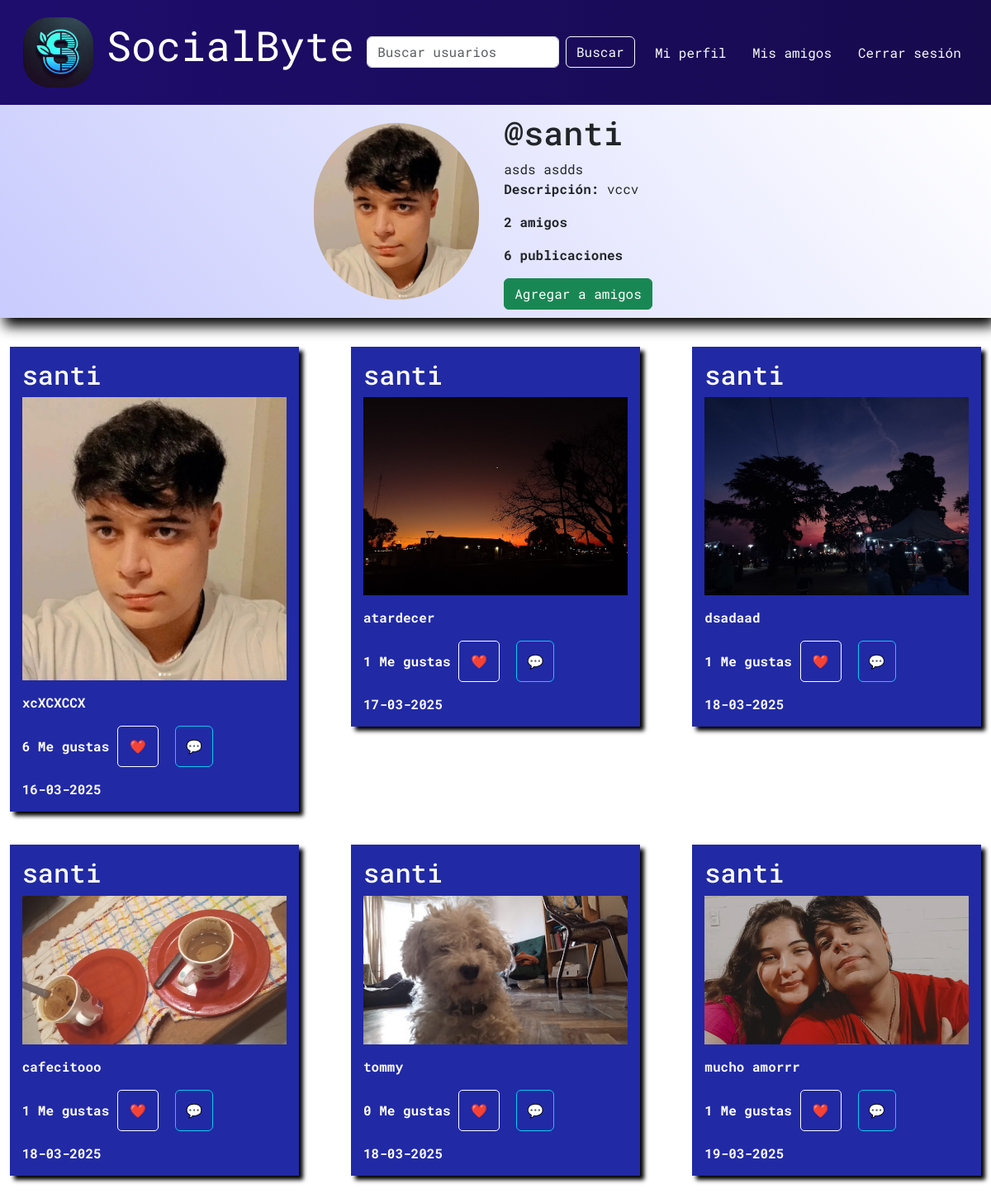
/usuario/7, run on an earlier commit of the app's database.
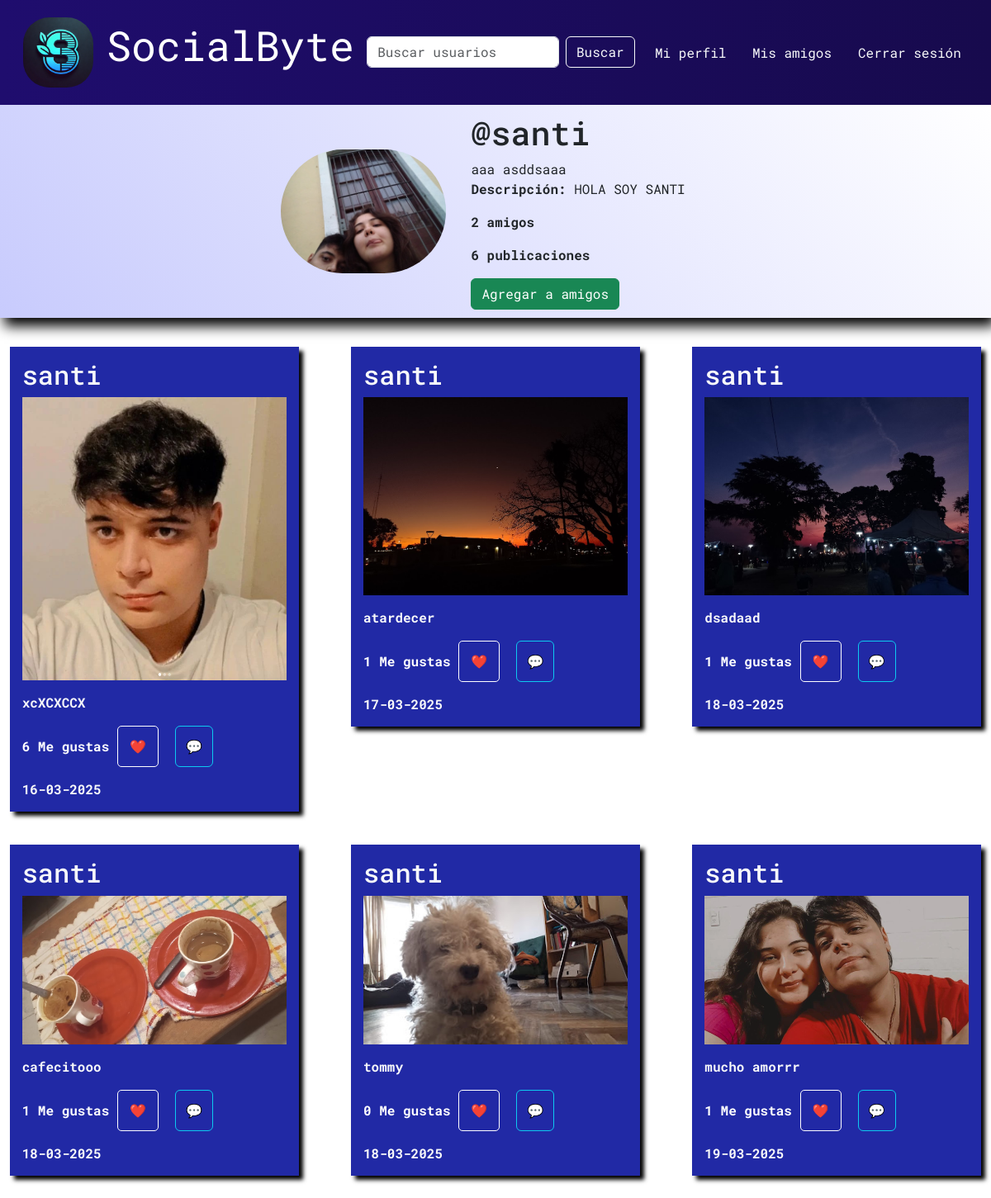
And on a later commit of the database.
### redsocialapp/models.py (models this page shows)
class Perfil(models.Model):
    nombre = models.CharField(max_length=100)
    apellido = models.CharField(max_length=100, null=True)
    imagen = models.ImageField(upload_to='fotos_perfil/')
    descripcion = models.TextField(max_length=300, blank=True, null=True)
    user = models.OneToOneField(User, on_delete=models.CASCADE) #oneToOneField indica que la relacion entre el usuario y el perfil de 1 a 1, es decir, 1 usuario tiene 1 perfil.
    amigos = models.ManyToManyField(User,blank=True,related_name='mis_amigos')

class Publicacion(models.Model):
    imagen = models.ImageField(upload_to='publicaciones/')
    autor = models.ForeignKey(User,on_delete=models.CASCADE)
    descripcion = models.TextField(max_length=150, blank=True)
    fechaPublicacion = models.DateTimeField(auto_now_add=True)
    likes = models.IntegerField(default=0, validators=[MinValueValidator(0)]) #validators=[MinValueValidator(0)] es una validación que asegura que el valor del campo no sea menor que un mínimo especificado, en este caso, 0.
    liked_by = models.ManyToManyField(User, related_name='likes', blank=True) #Cada usuario puede dar "Me gusta" a múltiples publicaciones, y cada publicación puede recibir "Me gusta" de múltiples usuarios.

### redsocialapp/views.py (the view, shortened to what this page needs)
# urls.py: path('usuario/<int:id_usuario>',views.verUsuario,name='usuario'),
def verUsuario(request,id_usuario):
    usuario = get_object_or_404(Perfil,id=id_usuario)
    publicaciones = Publicacion.objects.filter(autor=usuario.user)
    totalPublicaciones = Publicacion.objects.filter(autor=usuario.user).count()
    totalAmigos = usuario.amigos.count()
    if publicaciones:
        return render(request,'usuario.html',{
            'usuario':usuario,
            'publicaciones':publicaciones,
            'totalPublicaciones':totalPublicaciones,
            'totalAmigos':totalAmigos
        })

### redsocialapp/templates/usuario.html (shortened to what this page needs)
{% extends 'base.html' %}
{% load static %}
{% block content %}
    <section class="contenedorUsuario">
        <div class="usuario-datos">
            <img src="{{usuario.imagen.url}}" alt="{{usuario.nombre}}">
            <div class="nombre-usuario">
                <h1>@{{usuario.user.username}}</h1>
                <span>{{usuario.nombre}} {{usuario.apellido}}</span>
                <p><strong>Descripción:</strong> {{usuario.descripcion}}</p>
                <p><strong>{{totalAmigos}} amigos</strong></p>
                <p><strong>{{totalPublicaciones}} publicaciones<p></p>
                <form
                    hx-post="/agregar-amigos/"
                    hx-target="#boton-{{ usuario.user.id }}"
                    hx-swap="innerHTML"
                    method="post">
                    <button class="btn btn-success" id="boton-{{ usuario.user.id }}">
                        {% if usuario.user in request.user.perfil.amigos.all %}
                            Amigo
                        {% else %}
                            Agregar a amigos
                        {% endif %}
                    </button>
                </form>
            </div>
        </div>
        <div class="publicaciones-usuario">
            {% for publicacion in publicaciones %}
                        <div class="publicacion-usuario">
                            <h2 class="text-light">{{publicacion.autor.username}}</h2>
                            <img src="{{publicacion.imagen.url}}" alt="fotoPublicacion">
                            <p class="text-light">{{publicacion.descripcion}}</p>
                            <div class="publicacion-operaciones">
                                <form
                                    hx-post="{% url 'me_gusta' publicacion.id %}"
                                    hx-target=".contenedor-btnLike-{{publicacion.id}}"
                                    hx-swap="outerHTML"
                                    hx-trigger="submit"
                                    method="post">
                                    <div class="contenedor-btnLike-{{publicacion.id}}">
                                        <span id="likes-{{ publicacion.id }}">{{ publicacion.likes }} Me gustas</span>
                                        <input class="btn-like {% if request.user in publicacion.liked_by.all %}liked{% endif %}" type="submit" value="❤️">
                                    </div>
                                </form>
                                <button class="btn btn-outline-info">💬</button>
                            </div>
                            <span class="text-light">{{publicacion.fechaPublicacion|date:"d-m-Y"}}</span>
                        </div>
            {% endfor %}
        </div>
    </section>
{% endblock %}

### redsocialapp/templates/base.html (shortened to what this page needs)
{% load static %}
<!DOCTYPE html>
<html lang="en">
<head>
    <link href="https://cdn.jsdelivr.net/npm/bootstrap@5.3.3/dist/css/bootstrap.min.css" rel="stylesheet">
    <link href="https://unpkg.com/aos@2.3.1/dist/aos.css" rel="stylesheet">
    <link rel="stylesheet" href="{% static 'css/estilos.css' %}">
    <link rel="stylesheet" href="{% static 'css/hover.css' %}">
</head>
<body>
    {% if request.path != '/' and request.path != '/registro/' and request.path != '/crear-perfil/' %}
    <nav class="navbar navbar-expand-lg p-3" id="menu" style="background: linear-gradient(to right,#1f0d6e, #170a4d);">
        <div class="container-fluid">
          <a class="navbar-brand" href="/inicio/"><img class="rounded-5" src="{% static 'img/logo.webp' %}" alt="logo" width="85"></a>
          <p class="tituloNavbar">SocialByte</p>
          <div class="collapse navbar-collapse" id="navbarNav">
            <ul class="navbar-nav d-flex gap-3 ms-auto">
              <li class="nav-item">
                <form class="d-flex" action="/usuarios/" method="POST">
                    <input class="form-control me-2" type="search" placeholder="Buscar usuarios" aria-label="Search" name="busquedaUsuarios">
                    <button class="btn btn-outline-light hvr-bounce-to-right" type="submit">Buscar</button>
                </form>
              </li>
              <li class="nav-item">
                <a class="nav-link text-light hvr-bounce-to-right" href="/mi-perfil/">Mi perfil</a>
              </li>
              <li class="nav-item">
                <a class="nav-link text-light hvr-bounce-to-right" href="/mis-amigos/">Mis amigos</a>
              </li>
              <li class="nav-item">
                <a class="nav-link text-light hvr-bounce-to-right" href="/cerrar-sesion/">Cerrar sesión</a>
              </li>
            </ul>
          </div>
        </div>
    </nav>
    {% endif %}
    {% block content %}
    {% endblock %}
</body>
</html>

### redsocialapp/static/css/estilos.css (style rules this page uses)
body { font-family: "Roboto Mono", monospace; }
.tituloNavbar { color: #fff; font-size: 50px; }
.publicacion-operaciones { display: flex; gap: 20px; margin: 10px 0px 15px 0px; }
.publicacion-operaciones .btn-like { border: none; background-color: transparent; color: #fff; height: 50px; width: 50px; border: solid 1px #fff; border-radius: 5px; }
.contenedorUsuario { width: 100%; min-height: 100vh; padding-bottom: 50px; }
.usuario-datos { display: flex; gap: 30px; justify-content: center; align-items: center; width: 100%; background: linear-gradient(230deg,#fff,#c8cbfd); padding: 10px; box-shadow: 5px 10px 15px #000; }
.usuario-datos img { width: 200px; border-radius: 1000px; }
.usuario-datos p { max-width: 600px; }
.publicaciones-usuario { display: grid; grid-template-columns: repeat(3,1fr); margin-top: 35px; place-items: center; align-items: start; gap: 40px; }
.publicaciones-usuario .publicacion-usuario { width: 350px; min-height: 300px; padding: 15px; background-color: #2129a5; box-shadow: 5px 5px 5px #000; }
.publicaciones-usuario .publicacion-usuario img { width: 100%; }
.publicacion-usuario p { margin-top: 15px; }
.publicacion-usuario .publicacion-operaciones span { color: #fff; }

What changed in the data, as far as the page shows it:
changed Perfil "santi": imagen: a different picture; nombre "asds" → "aaa"; apellido "asdds" → "asddsaaa"; descripcion "vccv" → "HOLA SOY SANTI"
